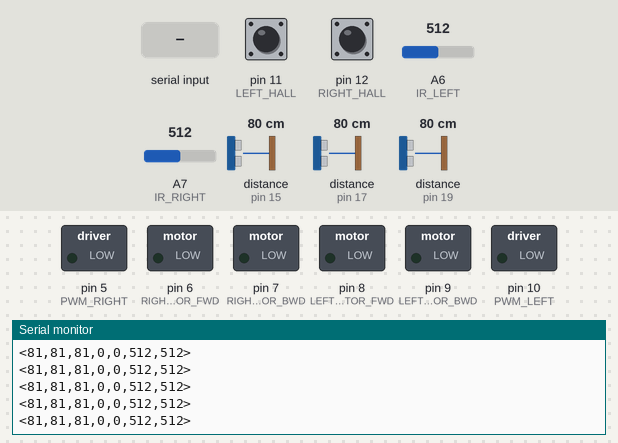
Simulated run of this program. Board: Arduino Nano, built with avr-gcc and run on an emulated ATmega328P. On the bench: switched loads named in the program (green lamp = pin HIGH), the last lines printed to the serial monitor. The test bench sets the inputs (shaded band); at power-on: distance to the obstacle (sensors on pin 15, pin 17, pin 19) 80 cm, A6 (IR_LEFT) = 512, pin 11 (LEFT_HALL) HIGH, pin 12 (RIGHT_HALL) HIGH, A7 (IR_RIGHT) = 512. The echo pulse lasts 58.3 µs per cm.

Above: at 1.2 s.
1.3 s: distance to the obstacle (sensor on pin 15) set to 4 cm
At 1.8 s:
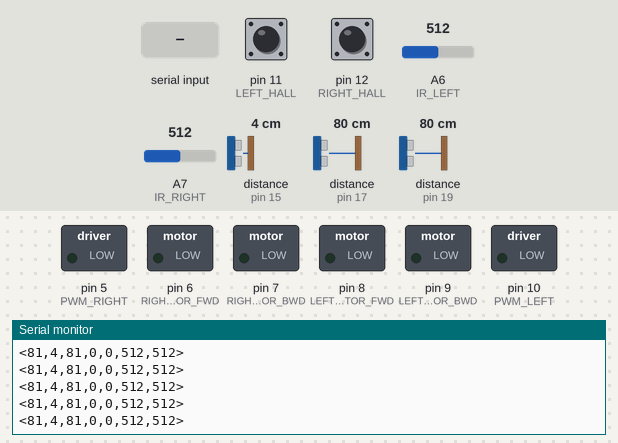
4.3 s: distance to the obstacle (sensor on pin 17) set to 60 cm
At 5.0 s:
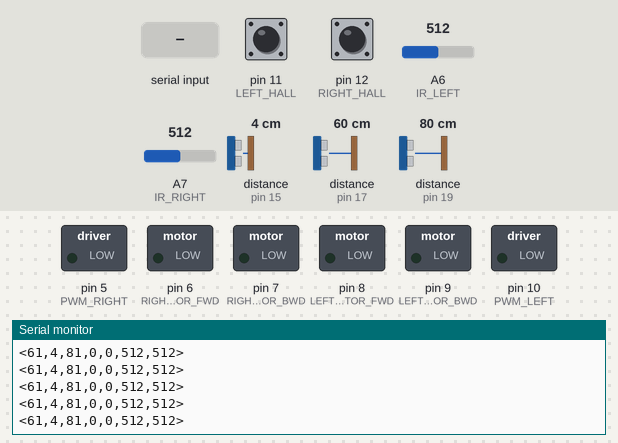
7.3 s: distance to the obstacle (sensor on pin 15) set to 60 cm
At 7.9 s:
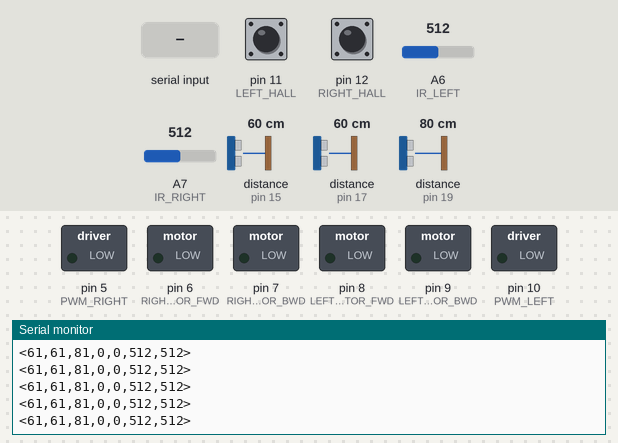
10.3 s: A6 (IR_LEFT) set to 30
At 11.1 s:
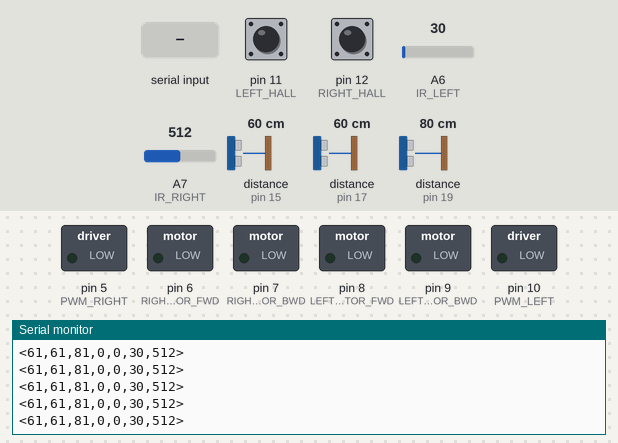
13.3 s: "90,45\n" received over Serial
16.3 s: distance to the obstacle (sensor on pin 17) set to 2 cm
At 17.2 s:
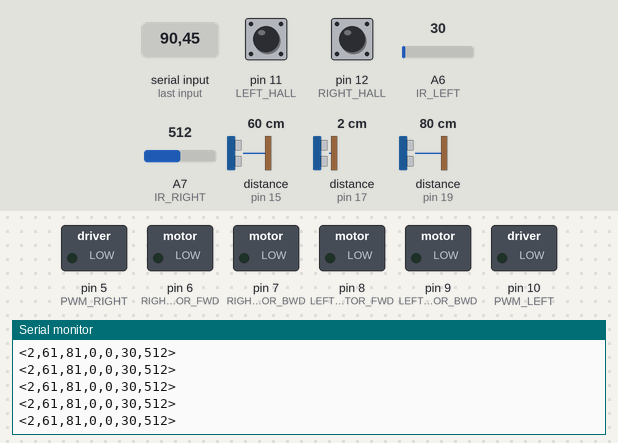
Timing chart, 0 to 19.3 s (numbered marks = the images above; inputs shaded):
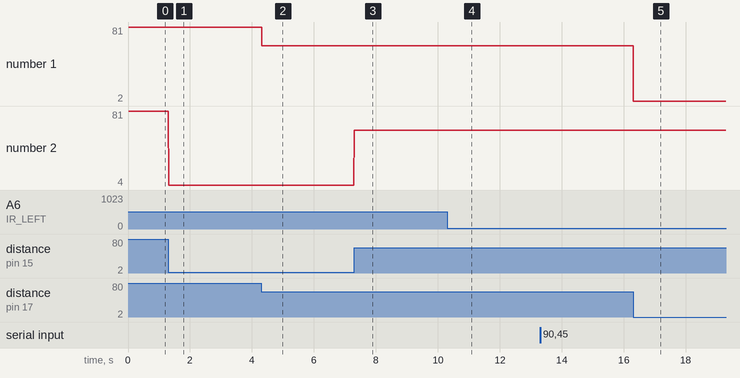

The program:

main.cpp
```cpp
#include <Arduino.h>
#include <NewPing.h>

#define trigPinLeft 14
#define echoPinLeft 15
#define trigPinFront 16
#define echoPinFront 17
#define trigPinRight 18
#define echoPinRight 19

#define IR_LEFT A6
#define IR_RIGHT A7

#define RIGHT_HALL 12
#define LEFT_HALL 11

#define LEFT_MOTOR_FWD 8
#define LEFT_MOTOR_BWD 9
#define RIGHT_MOTOR_FWD 6
#define RIGHT_MOTOR_BWD 7
#define PWM_LEFT 10
#define PWM_RIGHT 5

#define MAX_DISTANCE 200 // Max distance in cm

int rightCount = 0;
int leftCount = 0;
bool rightLastState = HIGH;
bool leftLastState = HIGH;

int irLeftValue = 0;
int irRightValue = 0;

String command = "<0,0,0,0,0,0,0>";
String inputData = "";
int rightSpeedValue = 0;
int DisFront = 0;
int DisFront1 = 0;
int leftSpeedValue = 0;
char direction = 'S';
int  isRotation = 0;

NewPing SonarFront(trigPinFront, echoPinFront, MAX_DISTANCE);
NewPing SonarRight(trigPinRight, echoPinRight, MAX_DISTANCE);
NewPing SonarLeft(trigPinLeft, echoPinLeft, MAX_DISTANCE);

void controlMotors() {
  int leftSpeed = leftSpeedValue;
  int rightSpeed = rightSpeedValue;

switch (direction) {
    case 'R': // Right
        analogWrite(PWM_LEFT, leftSpeed);
        analogWrite(PWM_RIGHT, rightSpeed);
        digitalWrite(LEFT_MOTOR_FWD, HIGH);
        digitalWrite(LEFT_MOTOR_BWD, LOW);
        digitalWrite(RIGHT_MOTOR_FWD, HIGH);
        digitalWrite(RIGHT_MOTOR_BWD, LOW);
        break;
    case 'L': // Left
        analogWrite(PWM_LEFT, leftSpeed);
        analogWrite(PWM_RIGHT, rightSpeed);
        digitalWrite(LEFT_MOTOR_FWD, LOW);
        digitalWrite(LEFT_MOTOR_BWD, HIGH);
        digitalWrite(RIGHT_MOTOR_FWD, LOW);
        digitalWrite(RIGHT_MOTOR_BWD, HIGH);
        break;
    case 'B': // Backward
        analogWrite(PWM_LEFT, leftSpeed);
        analogWrite(PWM_RIGHT, rightSpeed);
        digitalWrite(LEFT_MOTOR_FWD, LOW);
        digitalWrite(LEFT_MOTOR_BWD, HIGH);
        digitalWrite(RIGHT_MOTOR_FWD, HIGH);
        digitalWrite(RIGHT_MOTOR_BWD, LOW);
        break;
    case 'F': // Forward
        analogWrite(PWM_LEFT, leftSpeed);
        analogWrite(PWM_RIGHT, rightSpeed);
        digitalWrite(LEFT_MOTOR_FWD, HIGH);
        digitalWrite(LEFT_MOTOR_BWD, LOW);
        digitalWrite(RIGHT_MOTOR_FWD, LOW);
        digitalWrite(RIGHT_MOTOR_BWD, HIGH);
        break;
    case 'S': // Stop
        analogWrite(PWM_LEFT, leftSpeed);
        analogWrite(PWM_RIGHT, rightSpeed);
        digitalWrite(LEFT_MOTOR_FWD, LOW);
        digitalWrite(LEFT_MOTOR_BWD, LOW);
        digitalWrite(RIGHT_MOTOR_FWD, LOW);
        digitalWrite(RIGHT_MOTOR_BWD, LOW);
        break;
}


}

void setup() {
    Serial.begin(57600);


    pinMode(RIGHT_HALL, INPUT_PULLUP);
    pinMode(LEFT_HALL, INPUT_PULLUP);
    pinMode(LEFT_MOTOR_FWD, OUTPUT);
    pinMode(LEFT_MOTOR_BWD, OUTPUT);
    pinMode(RIGHT_MOTOR_FWD, OUTPUT);
    pinMode(RIGHT_MOTOR_BWD, OUTPUT);
    pinMode(PWM_LEFT, OUTPUT);
    pinMode(PWM_RIGHT, OUTPUT);
}

void loop() {

    DisFront = SonarFront.ping_cm();
    int DisRightDiagnal = SonarRight.ping_cm();
    int DisLeftDiagnal = SonarLeft.ping_cm();
    if (DisFront == 0) DisFront = MAX_DISTANCE;
    if (DisRightDiagnal == 0) DisRightDiagnal = MAX_DISTANCE;
    if (DisLeftDiagnal == 0) DisLeftDiagnal = MAX_DISTANCE;

    bool rightCurrentState = digitalRead(RIGHT_HALL);
    bool leftCurrentState = digitalRead(LEFT_HALL);
    if (rightLastState == LOW && rightCurrentState == HIGH) {
        rightCount++;
    }
    if (leftLastState == LOW && leftCurrentState == HIGH) {
        leftCount++;
    }
    rightLastState = rightCurrentState;
    leftLastState = leftCurrentState;

    irLeftValue = analogRead(IR_LEFT);
    irRightValue = analogRead(IR_RIGHT);

    command = "<" + String(DisFront) + "," + String(DisLeftDiagnal) + "," + String(DisRightDiagnal) + "," +
          String(leftCount) + "," + String(rightCount) + "," +
          String(irLeftValue) + "," + String(irRightValue) + ">";
    Serial.println(command);


    char inputBuffer[30]; // enough length for command

    if (Serial.available()) {
        int len = Serial.readBytesUntil('\n', inputBuffer, sizeof(inputBuffer));
        inputBuffer[len] = '\0'; // null-terminate the string

        if (len > 5) {
            direction = inputBuffer[1];
            sscanf(inputBuffer, "<%*c,%d,%d,%d", &leftSpeedValue, &rightSpeedValue, &isRotation);
        }
    }

    controlMotors();
}
```

Measured:
- after the input at 1.3 s, the serial monitor: prints a new line at once (image 1)
- after the input at 4.3 s, the serial monitor: prints a new line at once (image 2)
- after the input at 7.3 s, the serial monitor: prints a new line at once (image 3)
- after the input at 10.3 s, the serial monitor: prints a new line at once (image 4)
- after the input at 16.3 s, the serial monitor: prints a new line at once (image 5)
- plotted number 1: 81 → 61 after the input at 4.3 s, 61 → 2 after the input at 16.3 s
- plotted number 2: 81 → 4 after the input at 1.3 s
